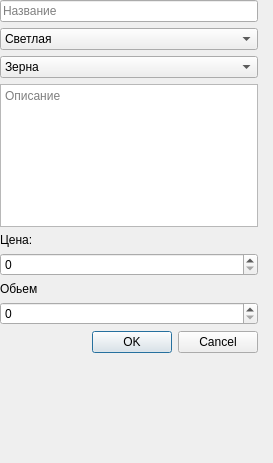
<?xml version="1.0" encoding="UTF-8"?>
<ui version="4.0">
 <class>AddEditCoffeeForm</class>
 <widget class="QDialog" name="AddEditCoffeeForm">
  <property name="geometry">
   <rect>
    <x>0</x>
    <y>0</y>
    <width>273</width>
    <height>463</height>
   </rect>
  </property>
  <property name="windowTitle">
   <string>Добавить/Редактировать кофе</string>
  </property>
  <widget class="QWidget" name="centralwidget">
   <property name="geometry">
    <rect>
     <x>0</x>
     <y>0</y>
     <width>258</width>
     <height>353</height>
    </rect>
   </property>
   <layout class="QVBoxLayout" name="verticalLayout">
    <item>
     <widget class="QLineEdit" name="nameLineEdit">
      <property name="placeholderText">
       <string>Название</string>
      </property>
     </widget>
    </item>
    <item>
     <widget class="QComboBox" name="roastComboBox">
      <item>
       <property name="text">
        <string>Светлая</string>
       </property>
      </item>
      <item>
       <property name="text">
        <string>Средняя</string>
       </property>
      </item>
      <item>
       <property name="text">
        <string>Темная</string>
       </property>
      </item>
     </widget>
    </item>
    <item>
     <widget class="QComboBox" name="groundComboBox">
      <item>
       <property name="text">
        <string>Зерна</string>
       </property>
      </item>
      <item>
       <property name="text">
        <string>Молотый</string>
       </property>
      </item>
     </widget>
    </item>
    <item>
     <widget class="QTextEdit" name="descriptionTextEdit">
      <property name="placeholderText">
       <string>Описание</string>
      </property>
     </widget>
    </item>
    <item>
     <widget class="QLabel" name="label">
      <property name="text">
       <string>Цена:</string>
      </property>
     </widget>
    </item>
    <item>
     <widget class="QSpinBox" name="priceSpinBox"/>
    </item>
    <item>
     <widget class="QLabel" name="label_2">
      <property name="text">
       <string>Обьем</string>
      </property>
     </widget>
    </item>
    <item>
     <widget class="QSpinBox" name="volumeSpinBox"/>
    </item>
    <item>
     <widget class="QDialogButtonBox" name="buttonBox">
      <property name="standardButtons">
       <set>QDialogButtonBox::Cancel|QDialogButtonBox::Ok</set>
      </property>
     </widget>
    </item>
   </layout>
  </widget>
 </widget>
 <resources/>
 <connections/>
</ui>
